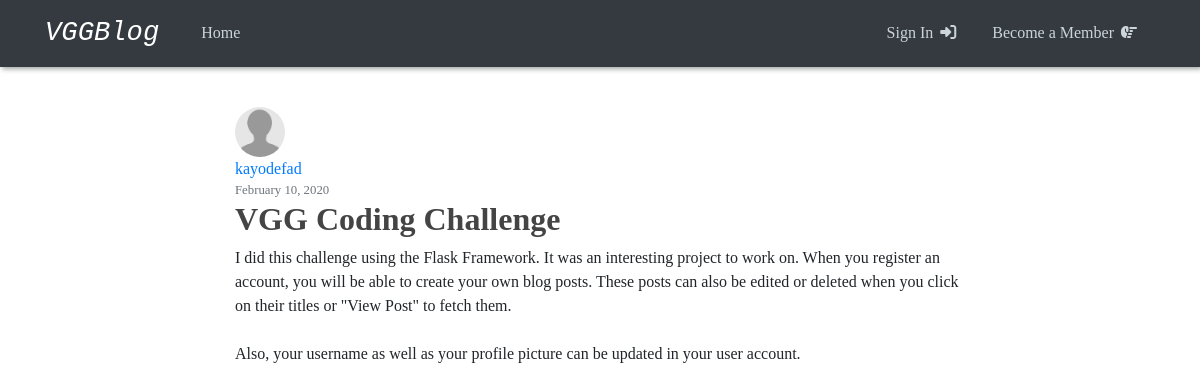
/post/1, run on an earlier commit of the app's database.
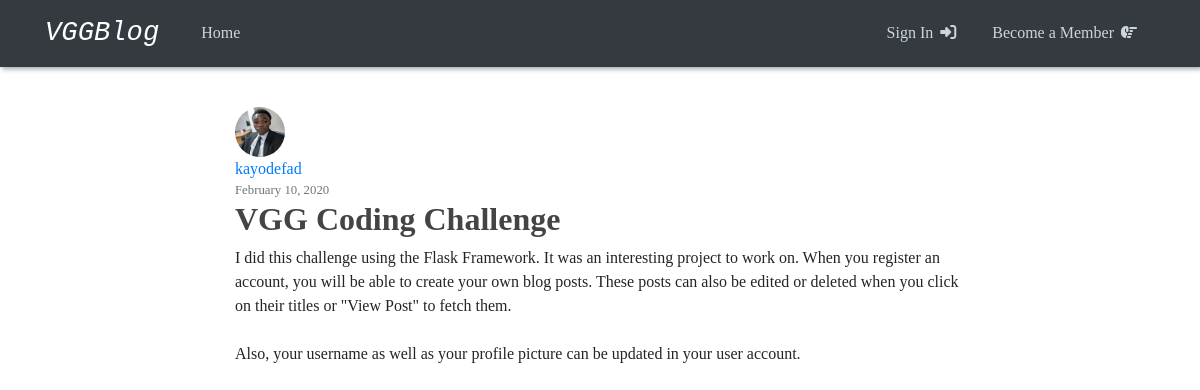
And on a later commit of the database.
### vggblog/models.py (models this page shows, shortened)
class User(db.Model, UserMixin):
  id = db.Column(db.Integer, primary_key=True)
  username = db.Column(db.String(20), unique=True, nullable=False)
  image_file = db.Column(db.String(20), nullable=False, default='default.jpg')
  password = db.Column(db.String(60), nullable=False)
  posts = db.relationship('Post', backref='author', lazy=True)

### vggblog/routes.py (the view)
@app.route('/post/<int:post_id>')
def post(post_id):
  post = Post.query.get_or_404(post_id)
  return render_template('post.html', title=post.title, post=post)

### vggblog/templates/post.html (shortened to what this page needs)
{% extends "layout.html" %}
{% block content %}
  <article class="content-section">
    <img class="rounded-circle article-img" src="{{url_for('static', filename='profile_pics/' + post.author.image_file)}}" alt="">
    <div class="media-body">
      <div class="article-metadata">
        <a class="mr-2" href="#">{{ post.author.username }}</a>
        <small class="text-muted">{{ post.date_posted.strftime('%B %d, %Y') }}</small>
      </div>
      <h2 class="article-title">{{ post.title }}</h2>
      <p class="article-content">{{ post.content }}</p>
    </div>
  </article>
{% endblock content %}

What changed in the data, as far as the page shows it:
changed User "kayodefad": image_file: picture added in place of a placeholder
